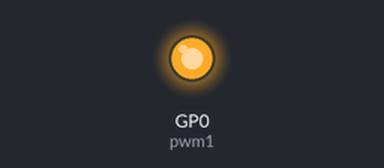
Bench run of a program on a simulated Raspberry Pi Pico running MicroPython. Shown: output pins drawn as LEDs (lit = HIGH). What the program prints to the serial console is not drawn.

Above: at 13.2 s.
At 28.3 s:
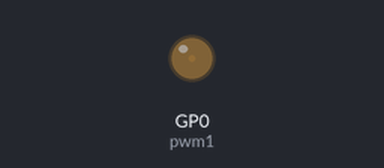
Timing chart, 0 to 40.0 s (numbered marks = the images above):
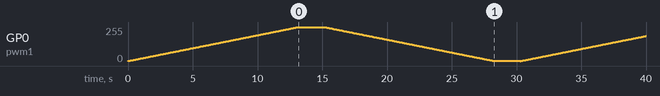

The program:

pwm_led_fade.py
```python
import time
from machine import Pin, PWM
# Construct PWM object, with LED on Pin(25).
pwm1 = PWM(Pin(0))
# Set the PWM frequency.
pwm1.freq(1000)
# Set the Duty Cycle Value between 0 – 65535 i.e. 16 bit value.

while True:
    for i in range(0,65535,50):
        pwm1.duty_u16(i)
        time.sleep(0.01)

    print("100% ON")
    time.sleep(2)

    for i in range(65535, 0, -50):
        pwm1.duty_u16(i)
        time.sleep(0.01)

    print("100% OFF")
    time.sleep(2)
```
